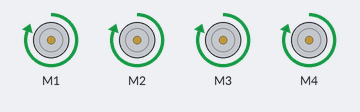
Simulated run of this sketch. Board: Arduino Uno, built with avr-gcc and run on an emulated ATmega328P. Shown: 4 × DC motor (green arrow = forward, orange = backward, longer = faster).

Above: at 0.5 s.
At 3.5 s:
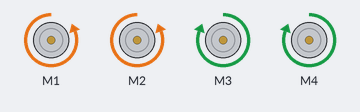
At 9.5 s:
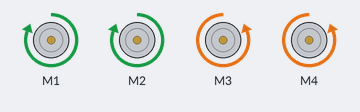
Timing chart, 0 to 15.6 s (numbered marks = the images above):
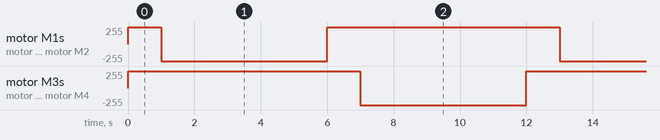

Measured:
- by itself, motor M1, motor M2: repeats every 12.0 s: backward 255/255 5.0 s, forward 255/255 7.0 s
- by itself, motor M3, motor M4: alternates forward 255/255 for 7.0 s and backward 255/255 for 5.0 s

The sketch:

Rotate.ino
```cpp
#include <AFMotor.h>

AF_DCMotor FR(1);
AF_DCMotor FL(2);
AF_DCMotor BR(3);
AF_DCMotor BL(4);

void setSpeed(int speed){
  FR.setSpeed(speed);
  FL.setSpeed(speed);
  BR.setSpeed(speed);
  BL.setSpeed(speed);
}

void drive(int DFR, int DFL, int DBL, int DBR){
  FR.run(DFR);
  FL.run(DFL);
  BL.run(DBL);
  BR.run(DBR);
}

void setup() {
  // put your setup code here, to run once:
}

void loop() {
  setSpeed(255);
  // go forward
  drive(FORWARD, FORWARD, FORWARD, FORWARD);
  delay(1000);
  // go right by keeping left side forward and right side backwards
  drive(BACKWARD, BACKWARD, FORWARD, FORWARD);
  delay(5000);
  // go forward
  drive(FORWARD, FORWARD, FORWARD, FORWARD);
  delay(1000);
  // go left by keeping right side forward and left side backwards
  drive(FORWARD, FORWARD, BACKWARD, BACKWARD);
  delay(5000);
}
```
